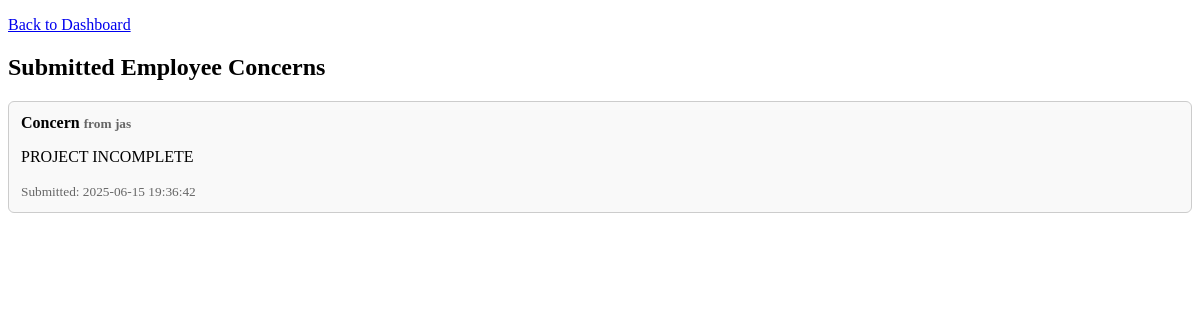
Page /public/view_report.php (signed in) on the committed database.
### tables this page shows
CREATE TABLE `reports` (
  `id` int(11) NOT NULL,
  `employee_id` int(11) NOT NULL,
  `subject` varchar(255) NOT NULL,
  `message` text NOT NULL,
  `submitted_at` datetime DEFAULT current_timestamp()
);

CREATE TABLE `employees` (
  `id` int(11) NOT NULL,
  `name` varchar(100) DEFAULT NULL,
  `email` varchar(100) DEFAULT NULL,
  `age` int(11) DEFAULT NULL,
  `username` varchar(50) DEFAULT NULL,
  `password` varchar(255) DEFAULT NULL,
  `department` varchar(100) DEFAULT NULL,
  `role` enum('admin','employee') DEFAULT 'employee',
  `created_at` timestamp NOT NULL DEFAULT current_timestamp()
);

### public/view_report.php (the view, shortened to what this page needs)
<?php
require_once '../config/database.php';
$stmt = $pdo->query("SELECT r.*, e.name FROM reports r JOIN employees e ON r.employee_id = e.id ORDER BY r.submitted_at DESC");
$reports = $stmt->fetchAll();
?>
<!DOCTYPE html>
<html>
<head>
</head>
<body>
<p><a href="dashboard.php">Back to Dashboard</a></p>
    <h2>Submitted Employee Concerns</h2>
    <?php foreach ($reports as $report): ?>
        <div class="report">
            <h4><?= htmlspecialchars($report['subject']) ?> <small>from <?= htmlspecialchars($report['name']) ?></small></h4>
            <p><?= nl2br(htmlspecialchars($report['message'])) ?></p>
            <small>Submitted: <?= $report['submitted_at'] ?></small>
        </div>
    <?php endforeach; ?>
</body>
</html>

### public/view_report.php (style rules this page uses)
.report { border: 1px solid #ccc; padding: 12px; margin: 10px 0; border-radius: 6px; background-color: #f9f9f9; }
.report h4 { margin: 0 0 6px; }
.report small { color: #666; }

### rows in the picture
reports: subject "Concern", employee.name "jas", message "PROJECT INCOMPLETE", submitted_at "2025-06-15 19:36:42"
